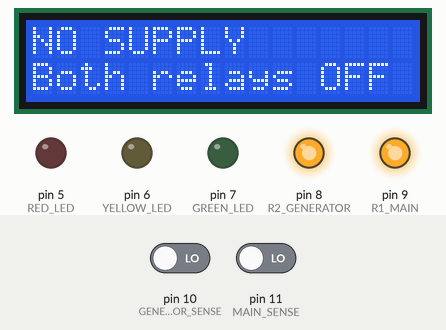
Bench run of a sketch on a simulated Arduino Uno, built with avr-gcc and run on an emulated ATmega328P. Parts: 16×2 character LCD, output pins drawn as LEDs (lit = HIGH). Inputs (shaded band) come from the test bench; at power-on: pin 10 (GENERATOR_SENSE) LOW, pin 11 (MAIN_SENSE) LOW.

Above: at 2.8 s.
2.9 s: pin 10 (GENERATOR_SENSE) driven HIGH
At 3.8 s:
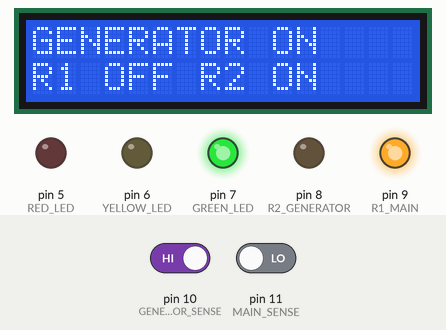
4.6 s: pin 11 (MAIN_SENSE) driven HIGH
At 5.4 s:
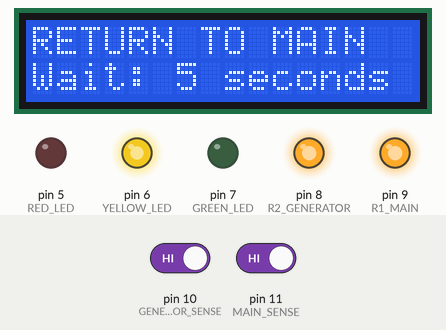
7.1 s: pin 10 (GENERATOR_SENSE) driven LOW and pin 11 (MAIN_SENSE) driven LOW
At 8.3 s:
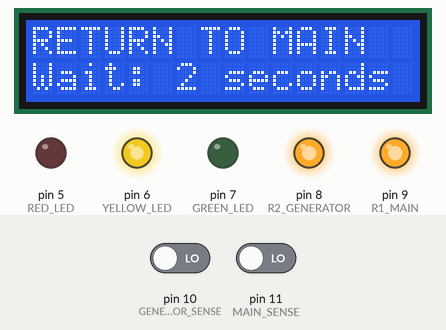
10.1 s: pin 11 (MAIN_SENSE) driven HIGH
At 11.5 s:
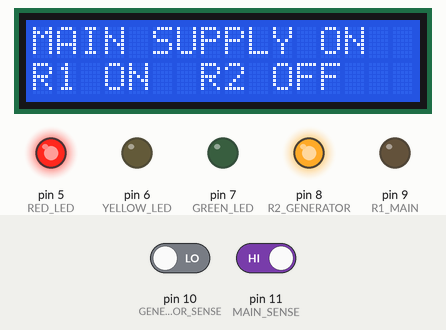
11.8 s: pin 11 (MAIN_SENSE) driven LOW
At 12.6 s:
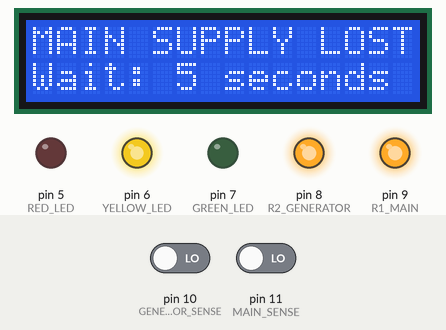
14.3 s: pin 10 (GENERATOR_SENSE) driven HIGH
At 16.94 s:
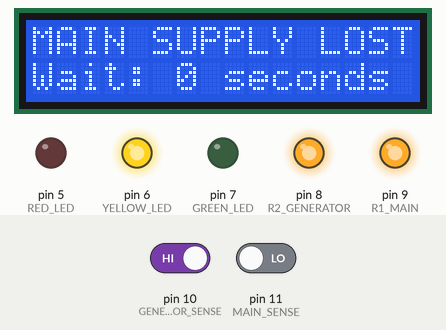
Timing chart, 0 to 18.3 s (numbered marks = the images above; inputs shaded):
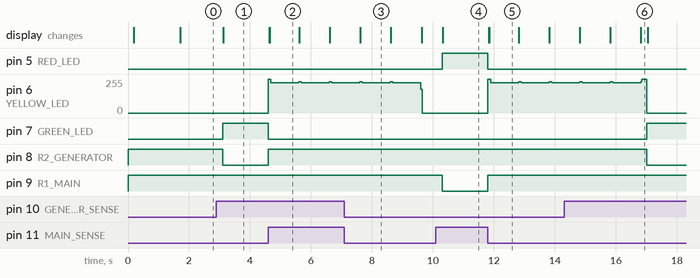

Measured:
- after the input at 2.9 s, pin 7 (GREEN_LED): LOW → HIGH after 0.20 s; pin 8 (R2_GENERATOR): HIGH → LOW after 0.20 s; the display: changes after 0.23 s (image 1)
- after the input at 4.6 s, pin 7 (GREEN_LED): HIGH → LOW at once; pin 8 (R2_GENERATOR): LOW → HIGH at once; the display: first changes at once (image 2 shows a later state)
- after the input at 7.1 s, pin 5 (RED_LED): stays LOW (without the input it goes to HIGH after 2.7 s); pin 9 (R1_MAIN): stays HIGH (without the input it goes to LOW after 2.7 s)
- after the input at 10.1 s, pin 5 (RED_LED): LOW → HIGH after 0.20 s; pin 9 (R1_MAIN): HIGH → LOW after 0.20 s; the display: changes after 0.23 s (image 4)
- after the input at 11.8 s, pin 5 (RED_LED): HIGH → LOW at once; pin 6 (YELLOW_LED): 0/255 → 255/255 at once, then repeats every 1.0 s: 228/255 0.92 s, 235/255 0.08 s; pin 9 (R1_MAIN): LOW → HIGH at once; the display: first changes at once (image 5 shows a later state)
- after the input at 14.3 s, pin 7 (GREEN_LED): LOW → HIGH after 2.7 s; pin 8 (R2_GENERATOR): HIGH → LOW after 2.7 s
- what the display in image 2 shows lasts 1.0 s, from 4.6 s to 5.6 s

The sketch:

AMF_System.ino.ino
```cpp
#include <Wire.h>
#include <LiquidCrystal_I2C.h>
#include <string.h>

// ==================================================
// LCD SETUP
// ==================================================
LiquidCrystal_I2C lcd(0x27, 16, 2);

// ==================================================
// PIN CONNECTIONS
// ==================================================
const int RED_LED = 5;
const int YELLOW_LED = 6;
const int GREEN_LED = 7;

const int R2_GENERATOR = 8;
const int R1_MAIN = 9;

const int GENERATOR_SENSE = 10;
const int MAIN_SENSE = 11;
const int LOAD_SENSE = 12;  // Reserved, not used yet

// ==================================================
// SETTINGS
// ==================================================
// Active-LOW relay modules:
// LOW = ON
// HIGH = OFF

const int RELAY_ON = LOW;
const int RELAY_OFF = HIGH;

const unsigned long CHANGEOVER_TIME = 5000;
const unsigned long BREAK_TIME = 200;

// ==================================================
// SYSTEM VARIABLES
// ==================================================
bool changeoverActive = false;
bool generatorFault = false;

unsigned long changeoverStart = 0;
int previousCountdown = -1;

char lastLine1[17] = "";
char lastLine2[17] = "";

// ==================================================
// SUPPLY SENSING
// ==================================================
// D11 HIGH = main supply available
// D10 HIGH = generator supply available
// D12 HIGH = load voltage present

bool mainAvailable() {
  return digitalRead(MAIN_SENSE) == HIGH;
}

bool generatorAvailable() {
  return digitalRead(GENERATOR_SENSE) == HIGH;
}

bool loadVoltagePresent() {
  return digitalRead(LOAD_SENSE) == HIGH;
}

// ==================================================
// LCD DISPLAY
// ==================================================
void showScreen(const char* line1, const char* line2) {
  if (strcmp(line1, lastLine1) == 0 &&
      strcmp(line2, lastLine2) == 0) {
    return;
  }

  strncpy(lastLine1, line1, 16);
  lastLine1[16] = '\0';

  strncpy(lastLine2, line2, 16);
  lastLine2[16] = '\0';

  lcd.clear();

  lcd.setCursor(0, 0);
  lcd.print(line1);

  lcd.setCursor(0, 1);
  lcd.print(line2);
}

void updateCountdown() {
  unsigned long elapsed = millis() - changeoverStart;

  int secondsLeft =
      (int)(CHANGEOVER_TIME / 1000) -
      (int)(elapsed / 1000);

  if (secondsLeft < 0) {
    secondsLeft = 0;
  }

  if (secondsLeft != previousCountdown) {
    previousCountdown = secondsLeft;

    lcd.setCursor(0, 1);
    lcd.print("Wait: ");
    lcd.print(secondsLeft);
    lcd.print(" seconds  ");

    lastLine2[0] = '\0';
  }
}

// ==================================================
// INDICATOR LEDs
// ==================================================
void indicatorsOff() {
  digitalWrite(RED_LED, LOW);
  digitalWrite(YELLOW_LED, LOW);
  digitalWrite(GREEN_LED, LOW);
}

void redOn() {
  indicatorsOff();
  digitalWrite(RED_LED, HIGH);
}

void yellowOn() {
  indicatorsOff();
  digitalWrite(YELLOW_LED, HIGH);
}

void greenOn() {
  indicatorsOff();
  digitalWrite(GREEN_LED, HIGH);
}

// ==================================================
// RELAY CONTROL
// ==================================================
void mainOff() {
  digitalWrite(R1_MAIN, RELAY_OFF);
}

void generatorOff() {
  digitalWrite(R2_GENERATOR, RELAY_OFF);
}

void bothSupplyRelaysOff() {
  mainOff();
  generatorOff();
}

// ==================================================
// SWITCH TO MAIN SUPPLY
// ==================================================
bool turnMainOn() {
  // Disconnect both supplies first
  bothSupplyRelaysOff();

  // Break-before-make delay
  delay(BREAK_TIME);

  // Verify main supply is still available
  if (!mainAvailable()) {
    return false;
  }

  // Connect main supply
  digitalWrite(R1_MAIN, RELAY_ON);

  redOn();

  changeoverActive = false;
  generatorFault = false;
  previousCountdown = -1;

  showScreen("MAIN SUPPLY ON", "R1 ON  R2 OFF");

  return true;
}

// ==================================================
// SWITCH TO GENERATOR SUPPLY
// ==================================================
bool turnGeneratorOn() {
  // Disconnect both supplies first
  bothSupplyRelaysOff();

  // Break-before-make delay
  delay(BREAK_TIME);

  // Verify generator supply is still available
  if (!generatorAvailable()) {
    return false;
  }

  // Connect generator supply
  digitalWrite(R2_GENERATOR, RELAY_ON);

  greenOn();

  changeoverActive = false;
  generatorFault = false;
  previousCountdown = -1;

  showScreen("GENERATOR ON", "R1 OFF R2 ON");

  return true;
}

// ==================================================
// START CHANGEOVER
// ==================================================
void startChangeover(bool toGenerator) {
  // Immediately disconnect both supplies
  bothSupplyRelaysOff();

  // Show changeover status
  yellowOn();

  changeoverActive = true;
  changeoverStart = millis();
  previousCountdown = -1;

  if (toGenerator) {
    showScreen("MAIN SUPPLY LOST", "Both relays OFF");
  } else {
    showScreen("RETURN TO MAIN", "Both relays OFF");
  }
}

// ==================================================
// FAULT / NO SUPPLY
// ==================================================
void showGeneratorFault() {
  bothSupplyRelaysOff();

  changeoverActive = false;
  generatorFault = true;

  indicatorsOff();

  showScreen("GENERATOR FAULT", "Load cut off");
}

void showNoSupply() {
  bothSupplyRelaysOff();

  indicatorsOff();
  changeoverActive = false;

  if (generatorFault) {
    showScreen("GENERATOR FAULT", "Load cut off");
  } else {
    showScreen("NO SUPPLY", "Both relays OFF");
  }
}

// ==================================================
// SETUP
// ==================================================
void setup() {
  // Set safe relay output levels before enabling outputs
  digitalWrite(R1_MAIN, RELAY_OFF);
  digitalWrite(R2_GENERATOR, RELAY_OFF);

  pinMode(R1_MAIN, OUTPUT);
  pinMode(R2_GENERATOR, OUTPUT);

  pinMode(RED_LED, OUTPUT);
  pinMode(YELLOW_LED, OUTPUT);
  pinMode(GREEN_LED, OUTPUT);

  pinMode(MAIN_SENSE, INPUT);
  pinMode(GENERATOR_SENSE, INPUT);
  pinMode(LOAD_SENSE, INPUT);

  bothSupplyRelaysOff();
  indicatorsOff();

  Wire.begin();
  delay(100);

  lcd.init();
  lcd.backlight();

  showScreen("AMF SYSTEM", "Initializing...");
  delay(1500);
}

// ==================================================
// MAIN LOOP
// ==================================================
void loop() {

  // ----------------------------------------------
  // 1. HANDLE ACTIVE CHANGEOVER
  // ----------------------------------------------
  if (changeoverActive) {

    bothSupplyRelaysOff();
    yellowOn();

    updateCountdown();

    if (millis() - changeoverStart >= CHANGEOVER_TIME) {

      changeoverActive = false;

      // Prefer main supply if it has returned
      if (mainAvailable()) {
        if (!turnMainOn()) {
          showNoSupply();
        }
      }

      // Otherwise, try the generator
      else if (generatorAvailable()) {
        if (!turnGeneratorOn()) {
          showGeneratorFault();
        }
      }

      // Neither supply is available
      else {
        showNoSupply();
      }
    }

    return;
  }

  // ----------------------------------------------
  // 2. MAIN RELAY IS ON
  // ----------------------------------------------
  if (digitalRead(R1_MAIN) == RELAY_ON) {

    generatorOff();

    if (!mainAvailable()) {
      startChangeover(true);
    }
  }

  // ----------------------------------------------
  // 3. GENERATOR RELAY IS ON
  // ----------------------------------------------
  else if (digitalRead(R2_GENERATOR) == RELAY_ON) {

    mainOff();

    if (!generatorAvailable()) {
      showGeneratorFault();
    }

    else if (mainAvailable()) {
      startChangeover(false);
    }
  }

  // ----------------------------------------------
  // 4. BOTH RELAYS ARE OFF
  // ----------------------------------------------
  else {

    if (mainAvailable()) {

      // Main supply has priority
      if (!turnMainOn()) {
        showNoSupply();
      }
    }

    else if (generatorAvailable()) {

      // Use generator if main supply is unavailable
      if (!turnGeneratorOn()) {
        showGeneratorFault();
      }
    }

    else {
      showNoSupply();
    }
  }
}
```
